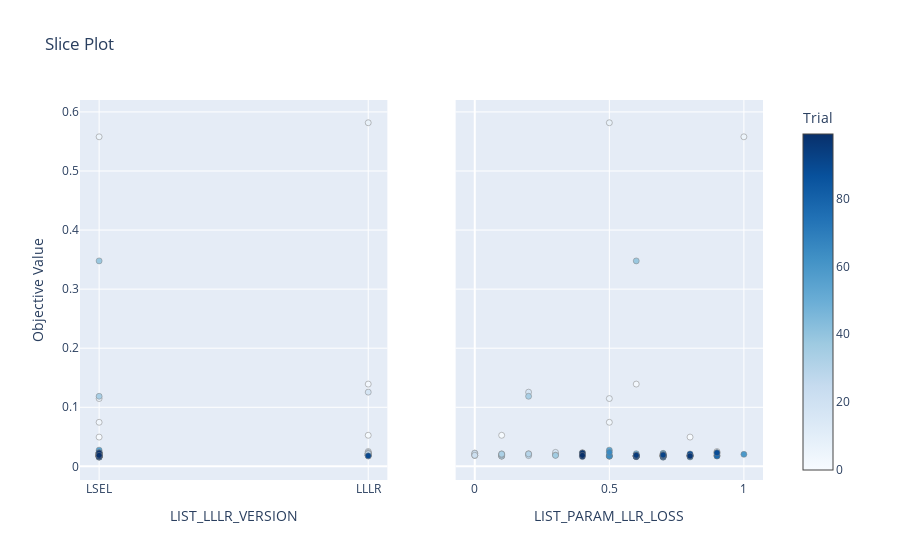

The code cell stored with this chart in its notebook:
### Markdown cell above
# Slice plot

### Code cell
optuna.visualization.plot_slice(study, params=[
    'LIST_PARAM_LLR_LOSS', 
    'LIST_LLLR_VERSION',
])
